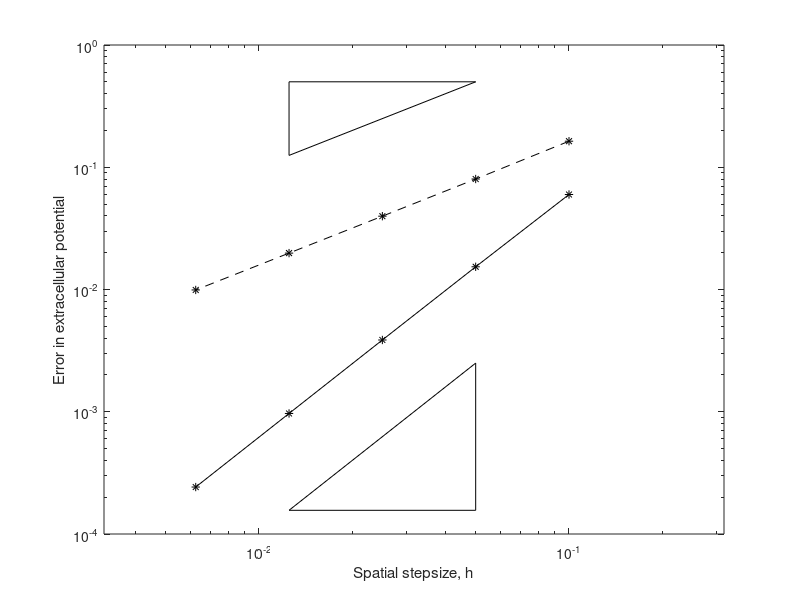

This figure's MATLAB source:

mono1 = [0.1, 0.04729256677, 0.2559326838;
0.05, 0.01219747854, 0.1241794945;
0.025, 0.003076150583, 0.06157125564;
0.0125, 0.0007707704265, 0.030719;
0.00625, 0.0001928018545, 0.01535111097;];

mono2 = [0.1, 0.09725475116, 0.9603208893;
0.05, 0.02701293006, 0.4708969787;
0.025, 0.006950391271, 0.2337494882;
0.0125, 0.001750637086, 0.1166425258;
0.00625, 0.0004385267801, 0.05829111062;];

mono3 = [0.1, 0.1850259458, 2.083578;
0.05, 0.05883684687, 1.055421835;
0.025, 0.01571919181, 0.5268933745;
0.0125, 0.004102424571, 0.2632805022;];

bi1 = [0.1, 0.04265058497, 0.2537848512, 0.02988107835, 0.1723212284;
0.05, 0.01089005107, 0.1238652902, 0.00760416821, 0.08669301031;
0.025, 0.002739314674, 0.06153026531, 0.00191092449, 0.04339679202;
0.0125, 0.0006859231324, 0.03071381977, 0.0004783746599, 0.02170398909;
0.00625, 0.000171550361, 0.01535046176, 0.0001196347713, 0.01085267045;];

bi2 = [0.1, 0.06757124444, 0.9378114481, 0.04767141994, 0.6344914118;
0.05, 0.01775058515, 0.4670640583, 0.0125103767, 0.3266563191;
0.025, 0.004496896232, 0.2332270697, 0.00316834263, 0.1644645911;
0.0125, 0.001128029025, 0.1165725359, 0.0007946991365, 0.0823727219;
0.00625, 0.0002822467237, 0.0582810478, 0.0001988392088, 0.04120385967;];

bi3 = [];

bath2 = [0.1, 0.04404732625, 0.2364742997, 0.05985167155, 0.1633438949;
0.05, 0.01134407088, 0.1137769974, 0.01533843483, 0.08013854566;
0.025, 0.002860772769, 0.05627417462, 0.003864296406, 0.03978798753;
0.0125, 0.0007168090283, 0.02805656314, 0.0009681450983, 0.01984697711;
0.00625, 0.0001793041513, 0.01401773733, 0.0002421824826, 0.009915136989;];


do_mono = 0;
do_bi_V = 0; 
do_bi_phi_e = 0;
do_bath_V = 0;
do_bath_phi_e = 1;

do_bath = (do_bath_V || do_bath_phi_e);


if(do_mono + do_bi_V + do_bi_phi_e + do_bath_V + do_bath_phi_e ~= 1)
  error('Bad options');
end;

%% monodomain
if(do_mono)
  dat1 = mono1;
  dat2 = mono2;
  dat3 = mono3;
end;

%% bidomain voltage
if(do_bi_V)
  dat1 = bi1(:,1:3);
  dat2 = bi2(:,1:3);
  dat3 = bi3(:,1:3);
end;

%% bidomain phi_e
if(do_bi_phi_e)
  dat1 = bi1(:,[1,4:5]);
  dat2 = bi2(:,[1,4:5]);
  dat3 = bi3(:,[1,4:5]);
end;

if(~do_bath)

  for ind=2:3
    if(ind==2)
       type = 'k*-';
    else
       type = 'k*--';
    end
    loglog(dat1(:,1), dat1(:,ind), type);
    if(ind==2)
      hold on;
      %pos = get(gca,'pos'); pos([3 4]) = pos([3 4])*0.5;set(gca,'pos',pos);
    end;

    loglog(dat2(:,1), dat2(:,ind), type);
    loglog(dat3(:,1), dat3(:,ind), type);

    if(ind==2)
      text(dat1(1,1)/0.9,dat1(1,ind),'1D');
      text(dat2(1,1)/0.9,dat2(1,ind),'2D');
      text(dat3(1,1)/0.9,dat3(1,ind),'3D');
    end;
  end

  ind = 3;
  x1 = dat1(2,1); x2 = dat1(4,1);
  loglog([x1 x2], 100*[x1 x2], 'k');
  loglog([x2 x2 x1], 100*[x2 x1 x1], 'k');
  
  ind = 2;
  x1 = dat1(2,1); x2 = dat1(4,1);
  y1 = dat1(2,ind)*(dat1(2,ind)/dat2(2,ind)); y2 = dat1(3,ind)*(dat1(3,ind)/dat2(3,ind));
  loglog([x1 x2], [x1 x2].^2, 'k');
  loglog([x2 x1 x1], [x2 x2 x1].^2, 'k');

  axis([10^(-2.5) 10^-0.5 1e-4 10^(1)]);
  xlabel('Spatial stepsize, h');

  if(do_mono)
    ylabel('Error');
  end;
  if(do_bi_V)
    ylabel('Error in voltage');
  end;
  if(do_bi_phi_e)
    ylabel('Error in extracellular potential');
  end;
end;


if(do_bath)
  if(do_bath_V) 
    dat = bath2(:,[1,2:3]);
  else
    dat = bath2(:,[1,4:5]);
  end

  figure
  loglog(dat(:,1), dat(:,2), 'k*-');
  hold on;
  %pos = get(gca,'pos'); pos([3 4]) = pos([3 4])*0.5;set(gca,'pos',pos);
  loglog(dat(:,1), dat(:,3), 'k*--');

  x1 = dat(2,1); x2 = dat(4,1);
  loglog([x1 x2], 10*[x1 x2], 'k');
  loglog([x2 x2 x1], 10*[x2 x1 x1], 'k');

  loglog([x1 x2], [x1 x2].^2, 'k');
  loglog([x2 x1 x1], [x2 x2 x1].^2, 'k');

  axis([10^(-2.5) 10^-0.5 1e-4 10^0]);

  xlabel('Spatial stepsize, h');
  if(do_bath_V)
    ylabel('Error in voltage');
  else
    ylabel('Error in extracellular potential');
  end;
end;


